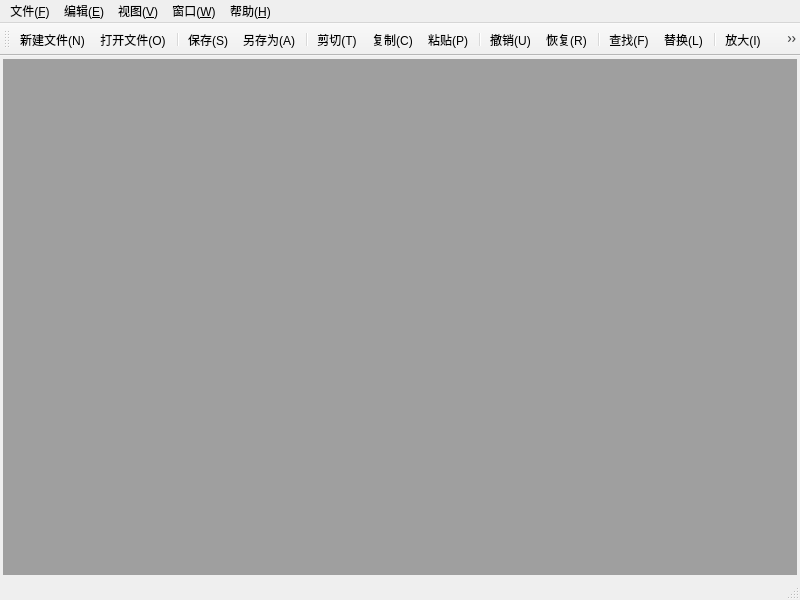
<?xml version="1.0" encoding="UTF-8"?>
<ui version="4.0">
 <class>MainWindow</class>
 <widget class="QMainWindow" name="MainWindow">
  <property name="geometry">
   <rect>
    <x>0</x>
    <y>0</y>
    <width>800</width>
    <height>600</height>
   </rect>
  </property>
  <property name="windowTitle">
   <string>MainWindow</string>
  </property>
  <widget class="QWidget" name="centralWidget">
   <layout class="QGridLayout" name="gridLayout">
    <property name="leftMargin">
     <number>3</number>
    </property>
    <property name="topMargin">
     <number>3</number>
    </property>
    <property name="rightMargin">
     <number>3</number>
    </property>
    <property name="bottomMargin">
     <number>3</number>
    </property>
    <property name="spacing">
     <number>3</number>
    </property>
    <item row="0" column="0">
     <widget class="QMdiArea" name="mdiArea">
      <property name="activationOrder">
       <enum>QMdiArea::StackingOrder</enum>
      </property>
      <property name="viewMode">
       <enum>QMdiArea::TabbedView</enum>
      </property>
      <property name="tabsClosable">
       <bool>true</bool>
      </property>
      <property name="tabsMovable">
       <bool>true</bool>
      </property>
      <property name="tabShape">
       <enum>QTabWidget::Triangular</enum>
      </property>
     </widget>
    </item>
   </layout>
  </widget>
  <widget class="QMenuBar" name="menuBar">
   <property name="geometry">
    <rect>
     <x>0</x>
     <y>0</y>
     <width>800</width>
     <height>23</height>
    </rect>
   </property>
   <widget class="QMenu" name="menu_F">
    <property name="title">
     <string>文件(&amp;F)</string>
    </property>
    <addaction name="action_New"/>
    <addaction name="action_Open"/>
    <addaction name="separator"/>
    <addaction name="action_Save"/>
    <addaction name="action_SaveAs"/>
    <addaction name="separator"/>
    <addaction name="action_Exit"/>
   </widget>
   <widget class="QMenu" name="menu_E">
    <property name="title">
     <string>编辑(&amp;E)</string>
    </property>
    <addaction name="action_Undo"/>
    <addaction name="action_Redo"/>
    <addaction name="separator"/>
    <addaction name="action_Cut"/>
    <addaction name="action_Copy"/>
    <addaction name="action_Paste"/>
    <addaction name="separator"/>
    <addaction name="action_Find"/>
    <addaction name="action_Replace"/>
    <addaction name="separator"/>
    <addaction name="action_Codec"/>
    <addaction name="action_Transcode"/>
   </widget>
   <widget class="QMenu" name="menu_W">
    <property name="title">
     <string>窗口(&amp;W)</string>
    </property>
    <addaction name="action_Close"/>
    <addaction name="action_CloseAll"/>
    <addaction name="separator"/>
    <addaction name="action_Next"/>
    <addaction name="action_Previous"/>
   </widget>
   <widget class="QMenu" name="menu_H">
    <property name="title">
     <string>帮助(&amp;H)</string>
    </property>
    <addaction name="action_About"/>
    <addaction name="action_AboutQt"/>
   </widget>
   <widget class="QMenu" name="menu_V">
    <property name="title">
     <string>视图(&amp;V)</string>
    </property>
    <addaction name="action_WrapLine"/>
    <addaction name="separator"/>
    <addaction name="action_ZoomIn"/>
    <addaction name="action_ZoomOut"/>
   </widget>
   <addaction name="menu_F"/>
   <addaction name="menu_E"/>
   <addaction name="menu_V"/>
   <addaction name="menu_W"/>
   <addaction name="menu_H"/>
  </widget>
  <widget class="QToolBar" name="mainToolBar">
   <attribute name="toolBarArea">
    <enum>TopToolBarArea</enum>
   </attribute>
   <attribute name="toolBarBreak">
    <bool>false</bool>
   </attribute>
   <addaction name="action_New"/>
   <addaction name="action_Open"/>
   <addaction name="separator"/>
   <addaction name="action_Save"/>
   <addaction name="action_SaveAs"/>
   <addaction name="separator"/>
   <addaction name="action_Cut"/>
   <addaction name="action_Copy"/>
   <addaction name="action_Paste"/>
   <addaction name="separator"/>
   <addaction name="action_Undo"/>
   <addaction name="action_Redo"/>
   <addaction name="separator"/>
   <addaction name="action_Find"/>
   <addaction name="action_Replace"/>
   <addaction name="separator"/>
   <addaction name="action_ZoomIn"/>
   <addaction name="action_ZoomOut"/>
  </widget>
  <widget class="QStatusBar" name="statusBar"/>
  <action name="action_New">
   <property name="icon">
    <iconset resource="myimage.qrc">
     <normaloff>:/myImage/images/new.png</normaloff>:/myImage/images/new.png</iconset>
   </property>
   <property name="text">
    <string>新建文件(&amp;N)</string>
   </property>
   <property name="shortcut">
    <string>Ctrl+N</string>
   </property>
  </action>
  <action name="action_Open">
   <property name="icon">
    <iconset resource="myimage.qrc">
     <normaloff>:/myImage/images/open.png</normaloff>:/myImage/images/open.png</iconset>
   </property>
   <property name="text">
    <string>打开文件(&amp;O)</string>
   </property>
   <property name="toolTip">
    <string>打开文件(O)</string>
   </property>
   <property name="shortcut">
    <string>Ctrl+O</string>
   </property>
  </action>
  <action name="action_Save">
   <property name="icon">
    <iconset resource="myimage.qrc">
     <normaloff>:/myImage/images/save.png</normaloff>:/myImage/images/save.png</iconset>
   </property>
   <property name="text">
    <string>保存(&amp;S)</string>
   </property>
   <property name="toolTip">
    <string>保存(S)</string>
   </property>
   <property name="shortcut">
    <string>Ctrl+S</string>
   </property>
  </action>
  <action name="action_SaveAs">
   <property name="icon">
    <iconset resource="myimage.qrc">
     <normaloff>:/myImage/images/saveAs.png</normaloff>:/myImage/images/saveAs.png</iconset>
   </property>
   <property name="text">
    <string>另存为(&amp;A)</string>
   </property>
   <property name="toolTip">
    <string>另存为(A)</string>
   </property>
  </action>
  <action name="action_Exit">
   <property name="icon">
    <iconset resource="myimage.qrc">
     <normaloff>:/myImage/images/exit.png</normaloff>:/myImage/images/exit.png</iconset>
   </property>
   <property name="text">
    <string>退出(&amp;X)</string>
   </property>
   <property name="toolTip">
    <string>退出(X)</string>
   </property>
  </action>
  <action name="action_Undo">
   <property name="icon">
    <iconset resource="myimage.qrc">
     <normaloff>:/myImage/images/undo.png</normaloff>:/myImage/images/undo.png</iconset>
   </property>
   <property name="text">
    <string>撤销(&amp;U)</string>
   </property>
   <property name="toolTip">
    <string>撤销(U)</string>
   </property>
   <property name="shortcut">
    <string>Ctrl+Z</string>
   </property>
  </action>
  <action name="action_Redo">
   <property name="icon">
    <iconset resource="myimage.qrc">
     <normaloff>:/myImage/images/redo.png</normaloff>:/myImage/images/redo.png</iconset>
   </property>
   <property name="text">
    <string>恢复(&amp;R)</string>
   </property>
   <property name="toolTip">
    <string>恢复(R)</string>
   </property>
   <property name="shortcut">
    <string>Ctrl+Y</string>
   </property>
  </action>
  <action name="action_Cut">
   <property name="icon">
    <iconset resource="myimage.qrc">
     <normaloff>:/myImage/images/cut.png</normaloff>:/myImage/images/cut.png</iconset>
   </property>
   <property name="text">
    <string>剪切(&amp;T)</string>
   </property>
   <property name="toolTip">
    <string>剪切(T)</string>
   </property>
   <property name="shortcut">
    <string>Ctrl+X</string>
   </property>
  </action>
  <action name="action_Copy">
   <property name="icon">
    <iconset resource="myimage.qrc">
     <normaloff>:/myImage/images/copy.png</normaloff>:/myImage/images/copy.png</iconset>
   </property>
   <property name="text">
    <string>复制(&amp;C)</string>
   </property>
   <property name="toolTip">
    <string>复制(C)</string>
   </property>
   <property name="shortcut">
    <string>Ctrl+C</string>
   </property>
  </action>
  <action name="action_Paste">
   <property name="icon">
    <iconset resource="myimage.qrc">
     <normaloff>:/myImage/images/paste.png</normaloff>:/myImage/images/paste.png</iconset>
   </property>
   <property name="text">
    <string>粘贴(&amp;P)</string>
   </property>
   <property name="toolTip">
    <string>粘贴(P)</string>
   </property>
   <property name="shortcut">
    <string>Ctrl+V</string>
   </property>
  </action>
  <action name="action_Close">
   <property name="text">
    <string>关闭当前(&amp;Q)</string>
   </property>
   <property name="toolTip">
    <string>关闭当前(Q)</string>
   </property>
  </action>
  <action name="action_CloseAll">
   <property name="text">
    <string>关闭所有(&amp;A)</string>
   </property>
   <property name="toolTip">
    <string>关闭所有(A)</string>
   </property>
  </action>
  <action name="action_Next">
   <property name="icon">
    <iconset resource="myimage.qrc">
     <normaloff>:/myImage/images/next.png</normaloff>:/myImage/images/next.png</iconset>
   </property>
   <property name="text">
    <string>下一个(&amp;X)</string>
   </property>
   <property name="toolTip">
    <string>下一个(X)</string>
   </property>
   <property name="shortcut">
    <string>Ctrl+Tab</string>
   </property>
  </action>
  <action name="action_Previous">
   <property name="icon">
    <iconset resource="myimage.qrc">
     <normaloff>:/myImage/images/previous.png</normaloff>:/myImage/images/previous.png</iconset>
   </property>
   <property name="text">
    <string>前一个(&amp;V)</string>
   </property>
   <property name="toolTip">
    <string>前一个(V)</string>
   </property>
   <property name="shortcut">
    <string>Ctrl+Shift+Backtab</string>
   </property>
  </action>
  <action name="action_About">
   <property name="icon">
    <iconset resource="myimage.qrc">
     <normaloff>:/myImage/images/about.png</normaloff>:/myImage/images/about.png</iconset>
   </property>
   <property name="text">
    <string>关于(&amp;A)</string>
   </property>
   <property name="toolTip">
    <string>关于(A)</string>
   </property>
  </action>
  <action name="action_WrapLine">
   <property name="checkable">
    <bool>true</bool>
   </property>
   <property name="text">
    <string>自动换行(&amp;W)</string>
   </property>
   <property name="toolTip">
    <string>自动换行(W)</string>
   </property>
  </action>
  <action name="action_ZoomIn">
   <property name="icon">
    <iconset resource="myimage.qrc">
     <normaloff>:/myImage/images/zoomIn.png</normaloff>:/myImage/images/zoomIn.png</iconset>
   </property>
   <property name="text">
    <string>放大(&amp;I)</string>
   </property>
   <property name="toolTip">
    <string>放大(I)</string>
   </property>
   <property name="shortcut">
    <string>Ctrl++</string>
   </property>
  </action>
  <action name="action_ZoomOut">
   <property name="icon">
    <iconset resource="myimage.qrc">
     <normaloff>:/myImage/images/zoomOut.png</normaloff>:/myImage/images/zoomOut.png</iconset>
   </property>
   <property name="text">
    <string>缩小(&amp;O)</string>
   </property>
   <property name="toolTip">
    <string>缩小(O)</string>
   </property>
   <property name="shortcut">
    <string>Ctrl+-</string>
   </property>
  </action>
  <action name="action_AboutQt">
   <property name="icon">
    <iconset resource="myimage.qrc">
     <normaloff>:/myImage/images/qt.png</normaloff>:/myImage/images/qt.png</iconset>
   </property>
   <property name="text">
    <string>关于Qt(&amp;Q)</string>
   </property>
   <property name="toolTip">
    <string>关于Qt(Q)</string>
   </property>
  </action>
  <action name="action_Find">
   <property name="icon">
    <iconset resource="myimage.qrc">
     <normaloff>:/myImage/images/find.png</normaloff>:/myImage/images/find.png</iconset>
   </property>
   <property name="text">
    <string>查找(&amp;F)</string>
   </property>
   <property name="toolTip">
    <string>查找(F)</string>
   </property>
  </action>
  <action name="action_Replace">
   <property name="icon">
    <iconset resource="myimage.qrc">
     <normaloff>:/myImage/images/replace.png</normaloff>:/myImage/images/replace.png</iconset>
   </property>
   <property name="text">
    <string>替换(&amp;L)</string>
   </property>
   <property name="toolTip">
    <string>替换(L)</string>
   </property>
  </action>
  <action name="action_Codec">
   <property name="text">
    <string>选择编码(&amp;D)</string>
   </property>
   <property name="toolTip">
    <string>选择编码(D)</string>
   </property>
  </action>
  <action name="action_Transcode">
   <property name="text">
    <string>转换编码(&amp;A)</string>
   </property>
   <property name="toolTip">
    <string>转换编码(A)</string>
   </property>
  </action>
 </widget>
 <layoutdefault spacing="6" margin="11"/>
 <resources>
  <include location="myimage.qrc"/>
 </resources>
 <connections/>
</ui>
